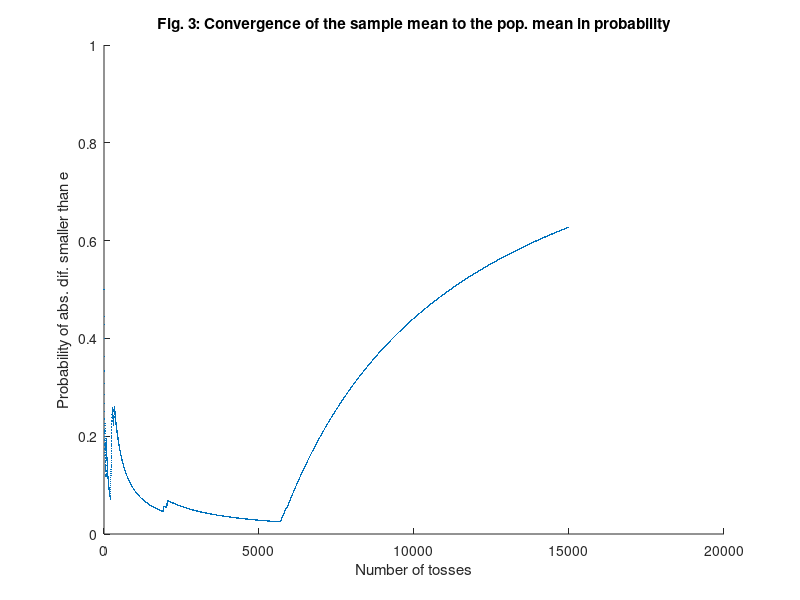

MATLAB code to generate this figure:
% Empirical exercise - Understanding the LLN using coin toss simulation

%% 1. Aim of the exercise
% Understanding the law of large numbers using coin toss simulation. 

%% 2. Convergence of the sample mean of coin tosses to the population mean

% 2.1. Clear the memory
clear;

% 2.2. Set the number of tosses
N_tosses = 15000; % What would happen if you increase this number? 

% 2.3. Create a sequence of tosses
sequence_of_tosses = randi([0,1],[N_tosses,1]); % The same sequence has to be used throughout the exercise. 

% 2.4. Create the sequence of sample means of cumulating tosses in the sequence of tosses
mean_sample = NaN(N_tosses,1); % Create an empty matrix for storing the sequence of sample means of cumulating tosses in the sequence of tosses
for i = 1:N_tosses
    mean_sample(i,1) = mean(sequence_of_tosses(1:i,1));
end

% 2.5. Define the population mean
mean_population = 0.5; 

% 2.6. Plot the sample mean and the population mean against the number of tosses
scatter(1:N_tosses,mean_sample,0.001,'Marker','.')
ylim([0 1]) % Set the range of y axis. 
hold on
line([0,N_tosses],[mean_population,mean_population],'Color','red') 
hold off
title('Fig. 1: Convergence of the sample mean to the population mean')
legend('Sample means of cumulating tosses','Population mean as the sample mean of cumulating tosses in the limit')
ylabel('Sample means of cumulating tosses') % Or, probability of heads if 1 represents heads. 
xlabel('Number of tosses')

% 2.7. Define the absolute difference and the tolerance parameter
abs_dif = abs(mean_sample-mean_population);
e = 0.01;

% 2.8. Create an indicator of whether the absolute difference is smaller than the tolerance parameter
abs_dif_smaller_than_e_dummy = abs_dif < e;

% 2.9. Plot the indicator against the number of tosses
scatter(1:N_tosses,abs_dif_smaller_than_e_dummy,0.001,'Marker','.')
ylim([-1 2]) 
title('Fig. 2: Cases where the sample mean is close to the population mean')
legend('1 if abs\_dif < e, 0 if abs\_dif > e')
ylabel('Whether the absolute difference is smaller than e') 
xlabel('Number of tosses')

%% 3. Convergence of the sample mean of coin tosses to the population mean in probability

% 3.1. Create an empty matrix for storing probabilities
prob_of_abs_dif_smaller_than_e = NaN(N_tosses,1);

% 3.2. Probability that the absolute difference is larger than the tolerance parameter in samples of cumulating tosses in the sequence of tosses
for i = 1:N_tosses
    prob_of_abs_dif_smaller_than_e(i,1) = mean(abs_dif_smaller_than_e_dummy(1:i,1)); 
end

% 3.3. Plot the probability that the absolute difference is larger than the tolerance parameter against the number of tosses
scatter(1:N_tosses,prob_of_abs_dif_smaller_than_e,0.001,'Marker','.')
ylim([0 1]) 
title('Fig. 3: Convergence of the sample mean to the pop. mean in probability')
ylabel('Probability of abs. dif. smaller than e') 
xlabel('Number of tosses')
